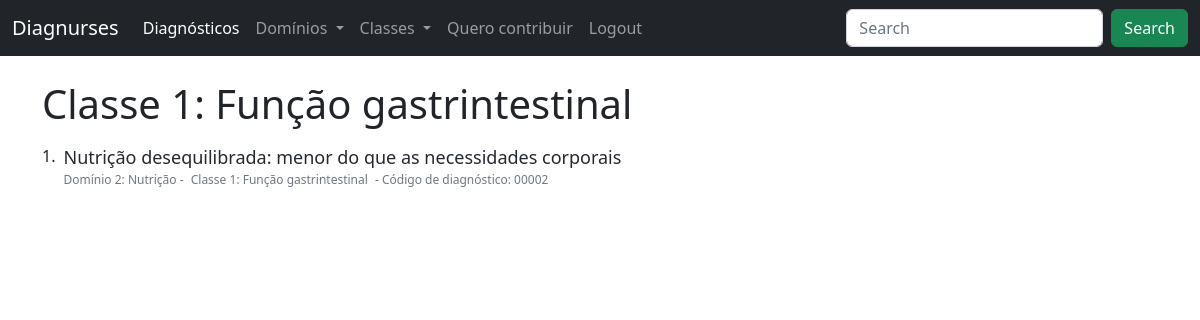
Page /category/class/funcao-gastrintestinal (signed in) on the committed database.
### diagnoses/models.py (models this page shows, shortened)
class Diagnoses(models.Model):
    author = models.ForeignKey(User, on_delete=models.SET_NULL, null=True, blank=True)
    diagnosis = models.CharField(max_length=1000)
    diagnosis_code = models.CharField(max_length=300, null=True)
    slug = models.CharField(max_length=1000, null=True, blank=True)
    definition = models.TextField(null=True)
    defining_characteristics = models.TextField(null=True, blank=True)
    related_factors = models.TextField(null=True, blank=True)
    at_risk_population = models.TextField(null=True, blank=True)
    associated_condition = models.TextField(null=True, blank=True)
    nic = models.TextField(null=True, blank=True)
    noc = models.TextField(null=True, blank=True)
    domain = models.ForeignKey(Domains, on_delete=models.SET_NULL, null=True)
    classe = models.ForeignKey(Classes, on_delete=models.SET_NULL, null=True)
    created_at = models.DateTimeField(auto_now_add=True, null=True)
    STATUS = (
        ('Pending', 'Pending'),
        ('Approved','Approved')
    )
    accepted = models.CharField(max_length=200, null=True, choices=STATUS, default='Pending')

class Classes(models.Model):
    name = models.CharField(max_length=300)
    slug = models.SlugField(null=True, blank=True)
    number = models.IntegerField(null=True, blank=True)
    created_at = models.DateTimeField(auto_now_add=True, null=True)
    def __str__(self):
        return self.name

class Domains(models.Model):
    name = models.CharField(max_length=300)
    slug = models.SlugField(null=True, blank=True)
    number = models.IntegerField(null=True)
    created_at = models.DateTimeField(auto_now_add=True, null=True)

### diagnoses/views.py (the view)
# urls.py: path('category/class/<slug:slug>', views.diagnosesClassCategory, name="diagnoses-class-category"),
def diagnosesClassCategory(request, slug):
    if request.method == 'GET':
        diagnoses_list = Diagnoses.objects.all().filter(classe__slug__icontains=slug, accepted="Approved")
        diagnosis_first_one = diagnoses_list.first()
        context = {
            'result': diagnosis_first_one,
            'diagnoses_list': diagnoses_list
        }
        return render(request, 'diagnoses/diagnoses_class_category.html', context)

### diagnoses/context_processors.py (called while the page is built)
def nav_obj(request):
    return {
        'nav_obj_pending': Diagnoses.objects.filter(accepted='Pending'),
        'nav_domains': Domains.objects.all(),
        'nav_classes': Classes.objects.all()
        }

### diagnoses/templates/diagnoses/diagnoses_class_category.html
{% extends 'diagnoses/layout.html' %}
{% block content %}
<main class="">
    <div class="container py-4">
        {% if result %}
            <h1>Classe {{result.classe.number }}: {{result.classe.name}}</h1>
            {% for diagnosis in diagnoses_list %}
            <div class="d-flex my-3">
                <div class="" style="font-weight: 500;">
                    <span>{{forloop.counter}}.</span>
                </div>
                <article class="mx-2">
                    <div>
                        <a class="fw-500" href="{% url 'diagnosis-detail' diagnosis.slug %}" style="text-decoration: none; color: rgb(36, 41, 47); font-weight: 500; font-size: 18px; line-height: 1.5;">
                            {{ diagnosis.diagnosis }}
                        </a>
                    </div>
                    <div class="" style="font-size: 12px; color: rgb(110, 119, 129)">
                        <span class="mr-1">Domínio {{diagnosis.domain.number}}: {{diagnosis.domain.name}}</span> - <span class="mx-1">Classe {{diagnosis.classe.number}}: {{diagnosis.classe}} </span> - <span class="ml-1">Código de diagnóstico: 00002</span>
                    </div>
                </article>
            </div>
            {% endfor%}
        {% else %}
        <h1>Sem resultados da pesquisa</h1>
        {% endif %}
    </div>
</main>
{% endblock %}

### rows in the picture
Diagnoses: classe.number "1", classe.name "Função gastrintestinal", diagnosis "Nutrição desequilibrada: menor do que as necessidades corporais", domain.number "2", domain.name "Nutrição", classe "Função gastrintestinal"
